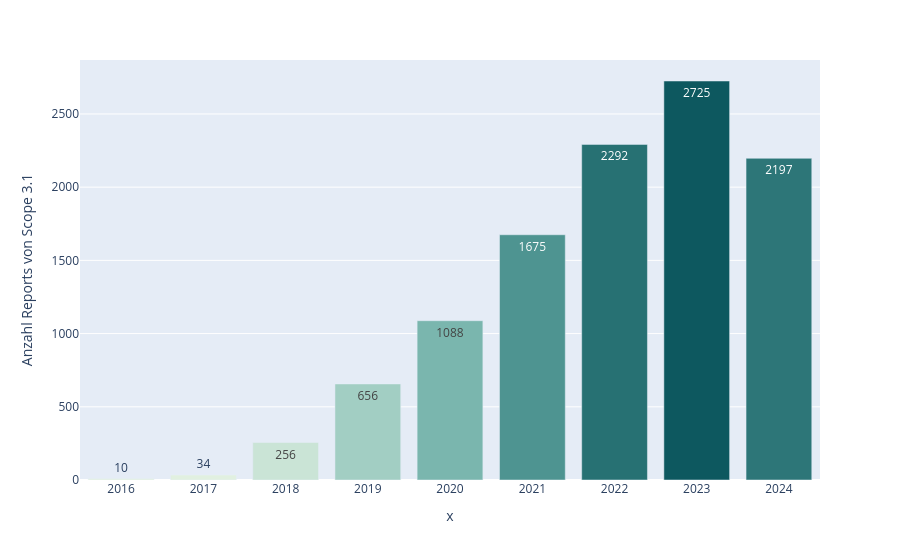

This figure's notebook cell:
### Code cell
import plotly.express as px

# figure out the desired Scope 3.1 purchased goods and services value and how it was reported
scope3_1_count_per_year: pd.Series = (
    all_historic_frame["TR.UpstreamScope3PurchasedGoodsAndServices"].notna().groupby(level=1).sum()
)
fig = px.bar(
    scope3_1_count_per_year,
    x=scope3_1_count_per_year.index,
    y="TR.UpstreamScope3PurchasedGoodsAndServices",
    color="TR.UpstreamScope3PurchasedGoodsAndServices",
    color_continuous_scale="mint",
    text_auto=True,
    labels={
        "TR.UpstreamScope3PurchasedGoodsAndServices": "Anzahl Reports von Scope 3.1",
        "Date": "Jahr",
    }
)
fig.update_coloraxes(showscale=False)
fig.write_image(FIGURE_SCOPE31_OVER_YEARS, format='svg')
fig.show()

### Figure 1 — Plotly figure (JSON) as saved in the notebook; plotly's stock layout.template omitted (floating-point values rounded to 4 significant figures)
{"data": [{"hovertemplate": "x=%{x}<br>Anzahl Reports von Scope 3.1=%{marker.color}<extra></extra>", "legendgroup": "", "marker": {"color": [10, 34, 256, 656, 1088, 1675, 2292, 2725, 2197], "coloraxis": "coloraxis", "pattern": {"shape": ""}}, "name": "", "orientation": "v", "showlegend": false, "textposition": "auto", "texttemplate": "%{y}", "x": ["2016-01-01T00:00:00", "2017-01-01T00:00:00", "2018-01-01T00:00:00", "2019-01-01T00:00:00", "2020-01-01T00:00:00", "2021-01-01T00:00:00", "2022-01-01T00:00:00", "2023-01-01T00:00:00", "2024-01-01T00:00:00"], "xaxis": "x", "y": [10, 34, 256, 656, 1088, 1675, 2292, 2725, 2197], "yaxis": "y", "type": "bar"}], "layout": {"xaxis": {"anchor": "y", "domain": [0.0, 1.0], "title": {"text": "x"}}, "yaxis": {"anchor": "x", "domain": [0.0, 1.0], "title": {"text": "Anzahl Reports von Scope 3.1"}}, "coloraxis": {"colorbar": {"title": {"text": "Anzahl Reports von Scope 3.1"}}, "colorscale": [[0.0, "rgb(228, 241, 225)"], [0.1667, "rgb(180, 217, 204)"], [0.3333, "rgb(137, 192, 182)"], [0.5, "rgb(99, 166, 160)"], [0.6667, "rgb(68, 140, 138)"], [0.8333, "rgb(40, 114, 116)"], [1.0, "rgb(13, 88, 95)"]], "showscale": false}, "legend": {"tracegroupgap": 0}, "margin": {"t": 60}, "barmode": "relative"}}
